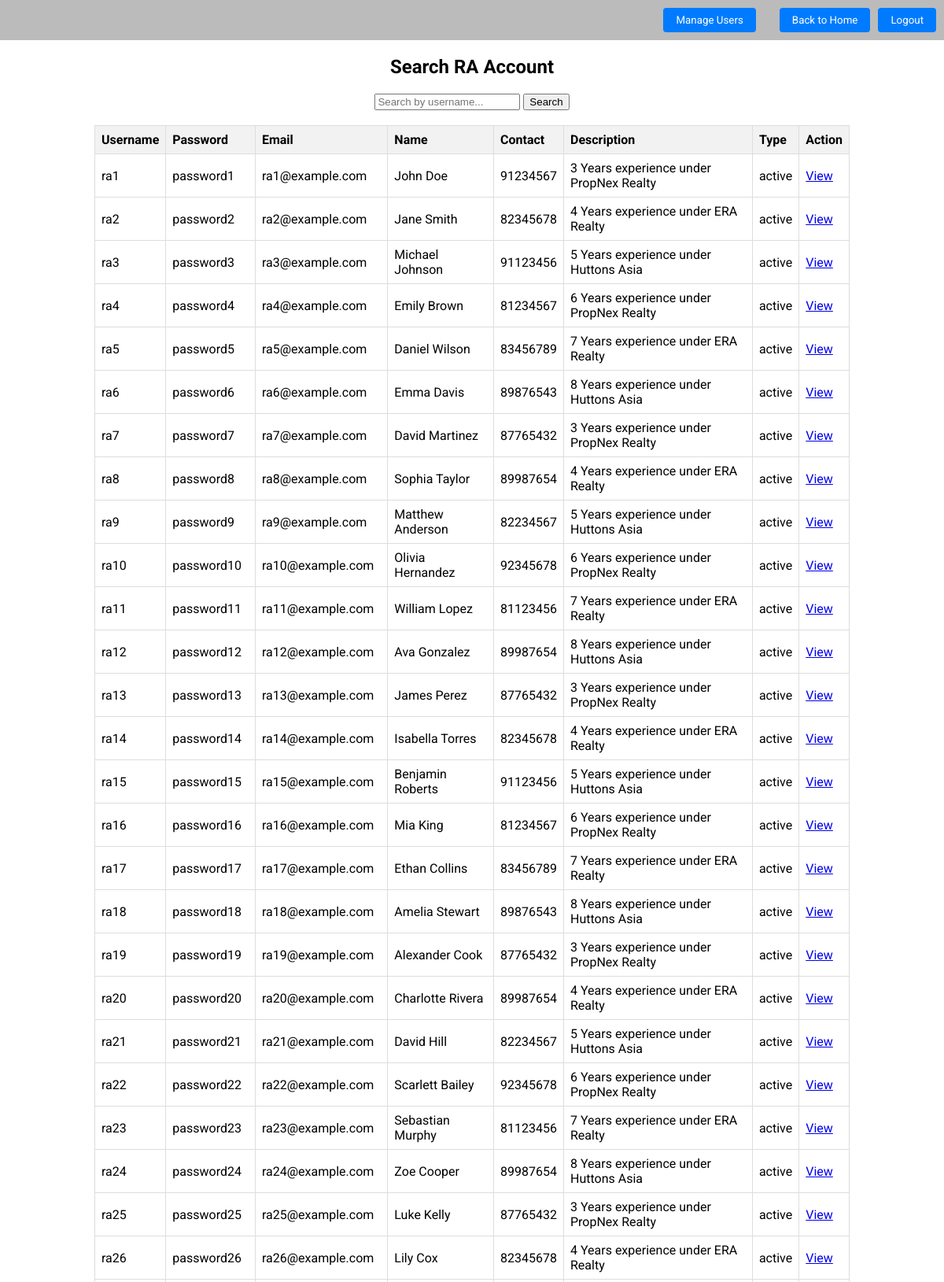
The app's page /Boundary/sys_admin/search_ra_account.php (upper part) with its own data.
### tables this page shows
CREATE TABLE `ra` (
  `ra_id` int(11) NOT NULL,
  `e-mail` varchar(150) NOT NULL,
  `username` varchar(50) NOT NULL,
  `password` varchar(50) NOT NULL,
  `name` varchar(150) NOT NULL,
  `contact` int(8) NOT NULL,
  `description` text DEFAULT NULL,
  `type` enum('active','suspended') NOT NULL
);

### Control/sys_admin/search_ra_account_controller.php (called while the page is built, shortened)
<?php
require_once('../../Database/db_conn.php');
require_once('../../Entity/ra.php');
class SearchRAAccountController {
    private $RA;
    public function __construct($conn) {
        $this->RA = new RA($conn);
    }
    public function getAllRA() {
        return $this->RA->getAllRAIncludingSuspend();
    }
}
$searchRAAccountController = new SearchRAAccountController($conn);
?>

### Entity/ra.php (called while the page is built, shortened)
<?php
class RA {
    private $conn;
    public function __construct($conn) {
        $this->conn = $conn;
    }
    public function getAllRAIncludingSuspend() {
        $sql = "SELECT * FROM ra";
        $result = $this->conn->query($sql);
        if ($result->num_rows > 0) {
            $ras = [];
            while ($row = $result->fetch_assoc()) {
                $ras[] = $row;
            }
            return $ras;
        } else {
            return [];
        }
    }
}
?>

### Boundary/sys_admin/search_ra_account.php (the view, shortened to what this page needs)
<?php
include "header.php";
include "../../Control/sys_admin/search_ra_account_controller.php";
if ($_SERVER["REQUEST_METHOD"] == "POST" && isset($_POST['submit'])) {
    $searchTerm = $_POST['search'];
    $ras = $searchRAAccountController->handleSearch($searchTerm);
} else {
    $ras = $searchRAAccountController->getAllRA();
}
?>
<!DOCTYPE html>
<html lang="en">
<head>
</head>
<body>
    <div class="container">
        <h2 class="title">Search RA Account</h2>
        <div class="search-bar">
            <form method="POST" action="">
                <input type="text" name="search" placeholder="Search by username...">
                <button type="submit" name="submit">Search</button>
            </form>
            <br>
        <?php if(isset($ras) && !empty($ras)): ?>
            <div class="ras">
                <table>
                    <thead>
                        <tr>
                            <th>Username</th>
                            <th>Password</th>
                            <th>Email</th>
                            <th>Name</th>
                            <th>Contact</th>
                            <th>Description</th>
                            <th>Type</th>
                            <th>Action</th>
                        </tr>
                    </thead>
                    <tbody>
                        <?php foreach ($ras as $ra): ?>
                            <tr>
                                <td><?php echo $ra['username']; ?></td>
                                <td><?php echo $ra['password']; ?></td>
                                <td><?php echo $ra['e-mail']; ?></td>
                                <td><?php echo $ra['name']; ?></td>
                                <td><?php echo $ra['contact']; ?></td>
                                <td><?php echo $ra['description']; ?></td>
                                <td><?php echo $ra['type']; ?></td>
                                <td><a href="view_ra_account.php?ra_id=<?php echo $ra['ra_id']; ?>" class="btn btn-primary">View</a></td>
                            </tr>
                        <?php endforeach; ?>
                    </tbody>
                </table>
            </div>
        <?php else: ?>
            <p>No RA found.</p>
        <?php endif; ?>
    </div>
</body>
</html>

### Boundary/sys_admin/header.php (style rules this page uses)
body { font-family: 'Roboto', sans-serif; margin: 0; padding: 0; }

### Boundary/sys_admin/search_ra_account.php (style rules this page uses)
.container { width: 80%; margin: auto; }
.title { text-align: center; margin-top: 20px; }
.search-bar { text-align: center; margin-top: 20px; }
table { width: 100%; border-collapse: collapse; }
th, td { border: 1px solid #ddd; padding: 8px; text-align: left; }
th { background-color: #f2f2f2; }

### records on screen
ra: username "ra1", password "password1", value "ra1@example.com", name "John Doe", contact "91234567", description "3 Years experience under PropNex Realty", type "active"
ra: username "ra2", password "password2", value "ra2@example.com", name "Jane Smith", contact "82345678", description "4 Years experience under ERA Realty", type "active"
ra: username "ra3", password "password3", value "ra3@example.com", name "Michael Johnson", contact "91123456", description "5 Years experience under Huttons Asia", type "active"
ra: username "ra4", password "password4", value "ra4@example.com", name "Emily Brown", contact "81234567", description "6 Years experience under PropNex Realty", type "active"
ra: username "ra5", password "password5", value "ra5@example.com", name "Daniel Wilson", contact "83456789", description "7 Years experience under ERA Realty", type "active"
ra: username "ra6", password "password6", value "ra6@example.com", name "Emma Davis", contact "89876543", description "8 Years experience under Huttons Asia", type "active"
ra: username "ra7", password "password7", value "ra7@example.com", name "David Martinez", contact "87765432", description "3 Years experience under PropNex Realty", type "active"
ra: username "ra8", password "password8", value "ra8@example.com", name "Sophia Taylor", contact "89987654", description "4 Years experience under ERA Realty", type "active"
ra: username "ra9", password "password9", value "ra9@example.com", name "Matthew Anderson", contact "82234567", description "5 Years experience under Huttons Asia", type "active"
ra: username "ra10", password "password10", value "ra10@example.com", name "Olivia Hernandez", contact "92345678", description "6 Years experience under PropNex Realty", type "active"
ra: username "ra11", password "password11", value "ra11@example.com", name "William Lopez", contact "81123456", description "7 Years experience under ERA Realty", type "active"
ra: username "ra12", password "password12", value "ra12@example.com", name "Ava Gonzalez", contact "89987654", description "8 Years experience under Huttons Asia", type "active"
ra: username "ra13", password "password13", value "ra13@example.com", name "James Perez", contact "87765432", description "3 Years experience under PropNex Realty", type "active"
ra: username "ra14", password "password14", value "ra14@example.com", name "Isabella Torres", contact "82345678", description "4 Years experience under ERA Realty", type "active"
ra: username "ra15", password "password15", value "ra15@example.com", name "Benjamin Roberts", contact "91123456", description "5 Years experience under Huttons Asia", type "active"
ra: username "ra16", password "password16", value "ra16@example.com", name "Mia King", contact "81234567", description "6 Years experience under PropNex Realty", type "active"
ra: username "ra17", password "password17", value "ra17@example.com", name "Ethan Collins", contact "83456789", description "7 Years experience under ERA Realty", type "active"
ra: username "ra18", password "password18", value "ra18@example.com", name "Amelia Stewart", contact "89876543", description "8 Years experience under Huttons Asia", type "active"
ra: username "ra19", password "password19", value "ra19@example.com", name "Alexander Cook", contact "87765432", description "3 Years experience under PropNex Realty", type "active"
ra: username "ra20", password "password20", value "ra20@example.com", name "Charlotte Rivera", contact "89987654", description "4 Years experience under ERA Realty", type "active"
ra: username "ra21", password "password21", value "ra21@example.com", name "David Hill", contact "82234567", description "5 Years experience under Huttons Asia", type "active"
ra: username "ra22", password "password22", value "ra22@example.com", name "Scarlett Bailey", contact "92345678", description "6 Years experience under PropNex Realty", type "active"
ra: username "ra23", password "password23", value "ra23@example.com", name "Sebastian Murphy", contact "81123456", description "7 Years experience under ERA Realty", type "active"
ra: username "ra24", password "password24", value "ra24@example.com", name "Zoe Cooper", contact "89987654", description "8 Years experience under Huttons Asia", type "active"
ra: username "ra25", password "password25", value "ra25@example.com", name "Luke Kelly", contact "87765432", description "3 Years experience under PropNex Realty", type "active"
ra: username "ra26", password "password26", value "ra26@example.com", name "Lily Cox", contact "82345678", description "4 Years experience under ERA Realty", type "active"
